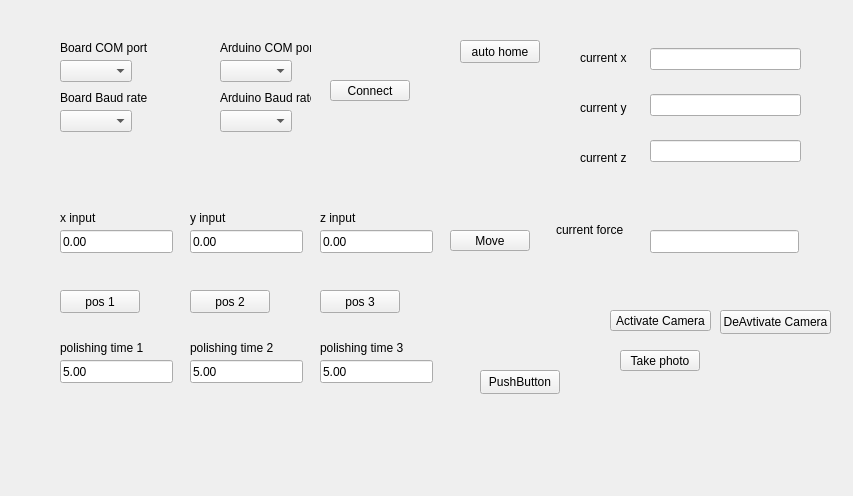
<?xml version="1.0" encoding="UTF-8"?>
<ui version="4.0">
 <class>controllerForm</class>
 <widget class="QWidget" name="controllerForm">
  <property name="geometry">
   <rect>
    <x>0</x>
    <y>0</y>
    <width>853</width>
    <height>496</height>
   </rect>
  </property>
  <property name="windowTitle">
   <string>Form</string>
  </property>
  <property name="autoFillBackground">
   <bool>false</bool>
  </property>
  <widget class="QPushButton" name="btnHome">
   <property name="geometry">
    <rect>
     <x>460</x>
     <y>40</y>
     <width>80</width>
     <height>23</height>
    </rect>
   </property>
   <property name="text">
    <string>auto home</string>
   </property>
  </widget>
  <widget class="QPushButton" name="btnPos1">
   <property name="geometry">
    <rect>
     <x>60</x>
     <y>290</y>
     <width>80</width>
     <height>23</height>
    </rect>
   </property>
   <property name="text">
    <string>pos 1</string>
   </property>
  </widget>
  <widget class="QPushButton" name="btnPos2">
   <property name="geometry">
    <rect>
     <x>190</x>
     <y>290</y>
     <width>80</width>
     <height>23</height>
    </rect>
   </property>
   <property name="text">
    <string>pos 2</string>
   </property>
  </widget>
  <widget class="QPushButton" name="btnPos3">
   <property name="geometry">
    <rect>
     <x>320</x>
     <y>290</y>
     <width>80</width>
     <height>23</height>
    </rect>
   </property>
   <property name="text">
    <string>pos 3</string>
   </property>
  </widget>
  <widget class="QLineEdit" name="grindTime_3">
   <property name="geometry">
    <rect>
     <x>320</x>
     <y>360</y>
     <width>113</width>
     <height>23</height>
    </rect>
   </property>
   <property name="text">
    <string>5.00</string>
   </property>
  </widget>
  <widget class="QLineEdit" name="des_y">
   <property name="geometry">
    <rect>
     <x>190</x>
     <y>230</y>
     <width>113</width>
     <height>23</height>
    </rect>
   </property>
   <property name="text">
    <string>0.00</string>
   </property>
  </widget>
  <widget class="QLineEdit" name="des_z">
   <property name="geometry">
    <rect>
     <x>320</x>
     <y>230</y>
     <width>113</width>
     <height>23</height>
    </rect>
   </property>
   <property name="text">
    <string>0.00</string>
   </property>
  </widget>
  <widget class="QLineEdit" name="des_x">
   <property name="geometry">
    <rect>
     <x>60</x>
     <y>230</y>
     <width>113</width>
     <height>23</height>
    </rect>
   </property>
   <property name="text">
    <string>0.00</string>
   </property>
  </widget>
  <widget class="QLineEdit" name="grindTime_2">
   <property name="geometry">
    <rect>
     <x>190</x>
     <y>360</y>
     <width>113</width>
     <height>23</height>
    </rect>
   </property>
   <property name="text">
    <string>5.00</string>
   </property>
  </widget>
  <widget class="QLineEdit" name="grindTime_1">
   <property name="geometry">
    <rect>
     <x>60</x>
     <y>360</y>
     <width>113</width>
     <height>23</height>
    </rect>
   </property>
   <property name="text">
    <string>5.00</string>
   </property>
  </widget>
  <widget class="QWidget" name="verticalLayoutWidget">
   <property name="geometry">
    <rect>
     <x>650</x>
     <y>30</y>
     <width>151</width>
     <height>151</height>
    </rect>
   </property>
   <layout class="QVBoxLayout" name="verticalLayout">
    <item>
     <widget class="QLineEdit" name="x_dis">
      <property name="readOnly">
       <bool>true</bool>
      </property>
     </widget>
    </item>
    <item>
     <widget class="QLineEdit" name="y_dis">
      <property name="readOnly">
       <bool>true</bool>
      </property>
     </widget>
    </item>
    <item>
     <widget class="QLineEdit" name="z_dis">
      <property name="readOnly">
       <bool>true</bool>
      </property>
     </widget>
    </item>
   </layout>
  </widget>
  <widget class="QLabel" name="zInput">
   <property name="geometry">
    <rect>
     <x>320</x>
     <y>210</y>
     <width>57</width>
     <height>15</height>
    </rect>
   </property>
   <property name="text">
    <string>z input</string>
   </property>
  </widget>
  <widget class="QLabel" name="polishTime1">
   <property name="geometry">
    <rect>
     <x>60</x>
     <y>340</y>
     <width>111</width>
     <height>16</height>
    </rect>
   </property>
   <property name="text">
    <string>polishing time 1</string>
   </property>
  </widget>
  <widget class="QLabel" name="yInput">
   <property name="geometry">
    <rect>
     <x>190</x>
     <y>210</y>
     <width>57</width>
     <height>15</height>
    </rect>
   </property>
   <property name="text">
    <string>y input</string>
   </property>
  </widget>
  <widget class="QLabel" name="xInput">
   <property name="geometry">
    <rect>
     <x>60</x>
     <y>210</y>
     <width>57</width>
     <height>15</height>
    </rect>
   </property>
   <property name="text">
    <string>x input</string>
   </property>
  </widget>
  <widget class="QLabel" name="label_6">
   <property name="geometry">
    <rect>
     <x>190</x>
     <y>340</y>
     <width>101</width>
     <height>16</height>
    </rect>
   </property>
   <property name="text">
    <string>polishing time 2</string>
   </property>
  </widget>
  <widget class="QLabel" name="label_8">
   <property name="geometry">
    <rect>
     <x>320</x>
     <y>340</y>
     <width>111</width>
     <height>16</height>
    </rect>
   </property>
   <property name="text">
    <string>polishing time 3</string>
   </property>
  </widget>
  <widget class="QLabel" name="label_10">
   <property name="geometry">
    <rect>
     <x>580</x>
     <y>100</y>
     <width>57</width>
     <height>15</height>
    </rect>
   </property>
   <property name="text">
    <string>current y</string>
   </property>
  </widget>
  <widget class="QLabel" name="label_11">
   <property name="geometry">
    <rect>
     <x>580</x>
     <y>50</y>
     <width>57</width>
     <height>15</height>
    </rect>
   </property>
   <property name="text">
    <string>current x</string>
   </property>
  </widget>
  <widget class="QLabel" name="label_13">
   <property name="geometry">
    <rect>
     <x>580</x>
     <y>150</y>
     <width>57</width>
     <height>15</height>
    </rect>
   </property>
   <property name="text">
    <string>current z</string>
   </property>
  </widget>
  <widget class="QLabel" name="label_14">
   <property name="geometry">
    <rect>
     <x>556</x>
     <y>220</y>
     <width>81</width>
     <height>20</height>
    </rect>
   </property>
   <property name="text">
    <string>current force</string>
   </property>
  </widget>
  <widget class="QLineEdit" name="lineEdit_10">
   <property name="geometry">
    <rect>
     <x>650</x>
     <y>230</y>
     <width>149</width>
     <height>23</height>
    </rect>
   </property>
  </widget>
  <widget class="QComboBox" name="boardComButton">
   <property name="geometry">
    <rect>
     <x>60</x>
     <y>60</y>
     <width>72</width>
     <height>22</height>
    </rect>
   </property>
  </widget>
  <widget class="QComboBox" name="boardBaudButton">
   <property name="geometry">
    <rect>
     <x>60</x>
     <y>110</y>
     <width>72</width>
     <height>22</height>
    </rect>
   </property>
  </widget>
  <widget class="QComboBox" name="arduinoComButton">
   <property name="geometry">
    <rect>
     <x>220</x>
     <y>60</y>
     <width>72</width>
     <height>22</height>
    </rect>
   </property>
  </widget>
  <widget class="QComboBox" name="arduinoBaudButton">
   <property name="geometry">
    <rect>
     <x>220</x>
     <y>110</y>
     <width>72</width>
     <height>22</height>
    </rect>
   </property>
  </widget>
  <widget class="QLabel" name="polishTime1_2">
   <property name="geometry">
    <rect>
     <x>60</x>
     <y>40</y>
     <width>91</width>
     <height>16</height>
    </rect>
   </property>
   <property name="text">
    <string>Board COM port</string>
   </property>
  </widget>
  <widget class="QLabel" name="polishTime1_3">
   <property name="geometry">
    <rect>
     <x>60</x>
     <y>90</y>
     <width>91</width>
     <height>16</height>
    </rect>
   </property>
   <property name="text">
    <string>Board Baud rate</string>
   </property>
  </widget>
  <widget class="QLabel" name="polishTime1_4">
   <property name="geometry">
    <rect>
     <x>220</x>
     <y>40</y>
     <width>91</width>
     <height>16</height>
    </rect>
   </property>
   <property name="text">
    <string>Arduino COM port</string>
   </property>
  </widget>
  <widget class="QLabel" name="polishTime1_5">
   <property name="geometry">
    <rect>
     <x>220</x>
     <y>90</y>
     <width>91</width>
     <height>16</height>
    </rect>
   </property>
   <property name="text">
    <string>Arduino Baud rate</string>
   </property>
  </widget>
  <widget class="QPushButton" name="moveButton">
   <property name="geometry">
    <rect>
     <x>450</x>
     <y>230</y>
     <width>80</width>
     <height>21</height>
    </rect>
   </property>
   <property name="text">
    <string>Move</string>
   </property>
  </widget>
  <widget class="QPushButton" name="actCamera">
   <property name="geometry">
    <rect>
     <x>610</x>
     <y>310</y>
     <width>101</width>
     <height>21</height>
    </rect>
   </property>
   <property name="text">
    <string>Activate Camera</string>
   </property>
  </widget>
  <widget class="QPushButton" name="photoButton">
   <property name="geometry">
    <rect>
     <x>620</x>
     <y>350</y>
     <width>80</width>
     <height>21</height>
    </rect>
   </property>
   <property name="text">
    <string>Take photo</string>
   </property>
  </widget>
  <widget class="QPushButton" name="connectButton">
   <property name="geometry">
    <rect>
     <x>330</x>
     <y>80</y>
     <width>80</width>
     <height>21</height>
    </rect>
   </property>
   <property name="text">
    <string>Connect</string>
   </property>
  </widget>
  <widget class="QPushButton" name="pushButton">
   <property name="geometry">
    <rect>
     <x>480</x>
     <y>370</y>
     <width>80</width>
     <height>24</height>
    </rect>
   </property>
   <property name="text">
    <string>PushButton</string>
   </property>
  </widget>
  <widget class="QPushButton" name="deactCamera">
   <property name="geometry">
    <rect>
     <x>720</x>
     <y>310</y>
     <width>111</width>
     <height>24</height>
    </rect>
   </property>
   <property name="text">
    <string>DeAvtivate Camera</string>
   </property>
  </widget>
 </widget>
 <resources/>
 <connections/>
</ui>
